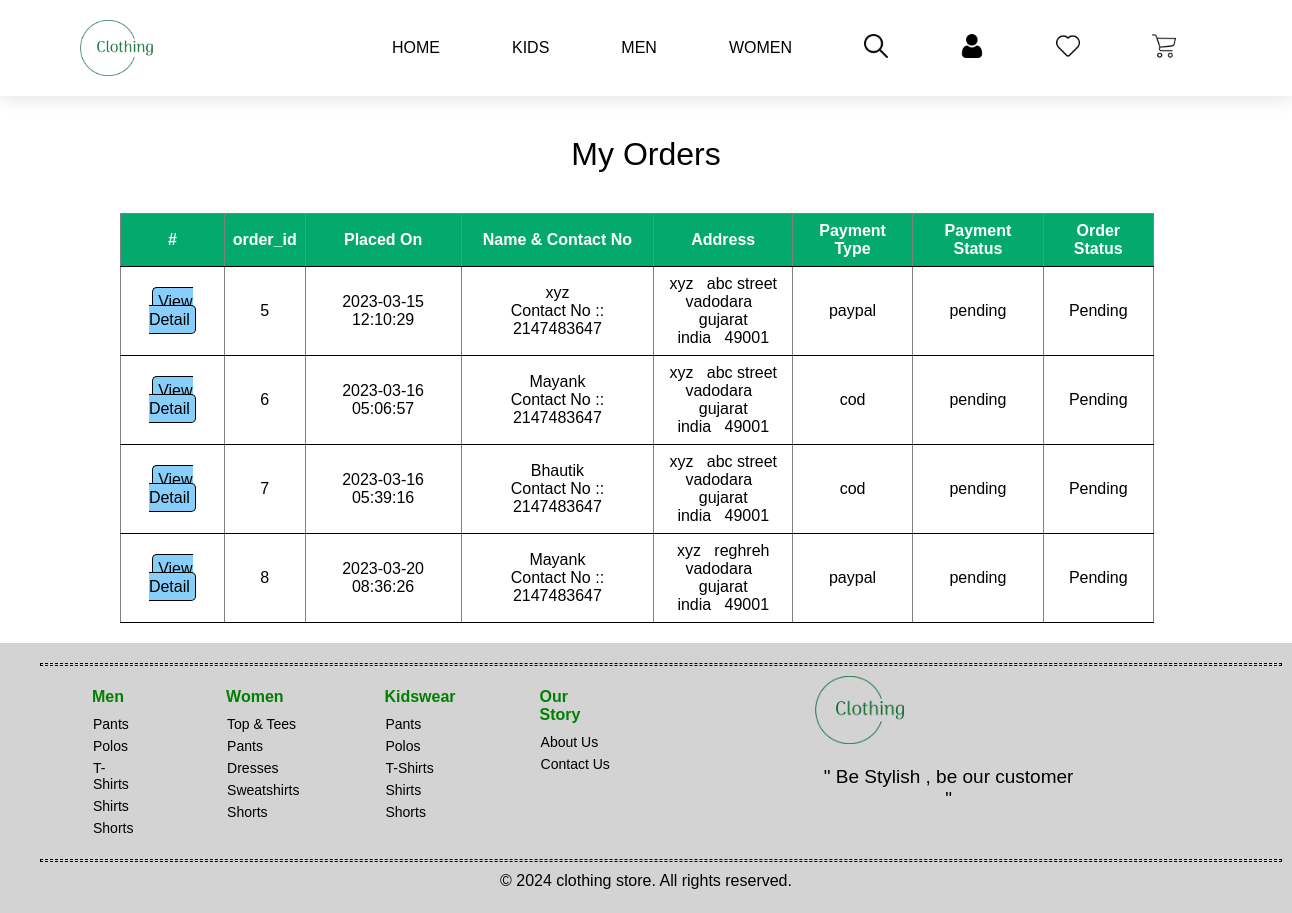
Page /order.php (signed in) on the committed database.
### tables this page shows
CREATE TABLE `category` (
  `cat_id` int(11) NOT NULL,
  `cat_name` varchar(44) NOT NULL,
  `status` tinyint(4) NOT NULL
);

CREATE TABLE `ordered` (
  `id` int(11) NOT NULL,
  `user_id` int(11) NOT NULL,
  `name` varchar(30) NOT NULL,
  `number` int(10) NOT NULL,
  `email` varchar(30) NOT NULL,
  `flat` varchar(50) NOT NULL,
  `street` varchar(50) NOT NULL,
  `city` varchar(40) NOT NULL,
  `state` varchar(40) NOT NULL,
  `country` varchar(50) NOT NULL,
  `pincode` int(10) NOT NULL,
  `payment_type` varchar(30) NOT NULL,
  `total_price` float NOT NULL,
  `payment_status` varchar(20) NOT NULL,
  `order_status` int(11) NOT NULL,
  `added_on` datetime NOT NULL
);

CREATE TABLE `order_status` (
  `id` int(11) NOT NULL,
  `name` varchar(50) NOT NULL
);

### order.php (the view, shortened to what this page needs)
<?php
include('header.php');
?>
<!DOCTYPE html>
<html lang="en">
<head>
</head>
<body>
<p class="main-title">My Orders</p>
<?php
$select_orders=mysqli_query($con,"select ordered.*,order_status.name as order_status_str from ordered,order_status where ordered.user_id='$user_id' and order_status.id=ordered.order_status") or die('query 1Failed');
if(mysqli_num_rows($select_orders)>0){
    ?>
    <table border="1">
        <tr>
            <th>#</th>
            <th>order_id</th>
            <th>Placed On</th>
            <th>Name & Contact No</th>
            <th>Address</th>
            <th>Payment Type</th>
            <th>Payment Status</th>
            <th>Order Status</th>
</tr>
    <?php
    while($fetch_orders=mysqli_fetch_assoc($select_orders)){
        ?>
        <form method="post" action="order_detail.php">
        <tr>
              <td><a href="order_detail.php?id=<?php echo $fetch_orders['id'] ;?>" class="view">View Detail</a></td>
              <td><?php echo $fetch_orders['id'] ;?></td>
              <td><?php echo $fetch_orders['added_on'] ;?></td>
              <td><?php echo $fetch_orders['name']; ?> <br> Contact No :: <?php echo $fetch_orders['number']; ?></td>
              <td><?php echo $fetch_orders['flat']; ?> &nbsp; <?php echo $fetch_orders['street']; ?><br>
              <?php echo $fetch_orders['city']; ?>  &nbsp; <?php echo $fetch_orders['state']; ?><br>
              <?php echo $fetch_orders['country']; ?> &nbsp; <?php echo $fetch_orders['pincode']; ?></td>
              <td><?php echo $fetch_orders['payment_type']; ?></td>
              <td><?php echo $fetch_orders['payment_status']; ?></td>
              <td><?php echo $fetch_orders['order_status_str']; ?></td>
        </tr>
        </form>
        <?php
}
?>
</table>
<?php
}else{
    echo '<p class="main-title">No Order Places yet</p>';
}
?>
</body>
</html>
<?php
    include ("footer.php");
    ?>

### header.php (shortened to what this page needs)
<?php
require('./includes/config.php');
if(isset($_SESSION['USER_LOGIN']) &&  $_SESSION['USER_LOGIN']!=''){
    $user_id = $_SESSION['USERID'];
}else{
    header('location:login.php');
    die();
}
$cat_res=mysqli_query($con,"select * from category where status=1 order by cat_name asc");
$cat_arr=array();
while($row=mysqli_fetch_assoc($cat_res)){
    $cat_arr[]=$row;
}
?>
<!DOCTYPE html>
<html lang="en">
<head>
    <link rel="stylesheet" href="style.css">
</head>
<body>
    <header>
        <img src="./images/nav-logo/download-logo.webp" width="90px">
        <ul class="navbar">
            <li><a href="home.php">HOME</a></li>
            <?php
            foreach($cat_arr as $list){
                ?>
                <li>
                    <div class="dropdown">
                      <a href="category.php?cat_id=<?php echo $list['cat_id']?>"><?php echo $list['cat_name']?></a>
                           </div>
                </li>
                <?php
            }
            ?>
            <li>
                <div class="dropdown">
                <a><img src="./images/nav-logo/loupe.png"></a>
                </div>
            </li>
            <li>
                <div class="dropdown">
                <a><img src="./images/nav-logo/user.png"></a>
                </div>
            </li>
            <li><a href="wishlist.php"><img src="./images/nav-logo/favourite.png"></a></li>
            <li><a href="cart.php"><img src="./images/nav-logo/shopping-cart.png"></a></li>
        </ul>
    </header>

### style.css (style rules this page uses)
* { margin: 0; padding: 0; }
body { width: 100%; }
header { display: flex; align-items: center; justify-content: space-between; padding: 20px 80px; overflow: hidden; background-color:white; box-shadow: 0 5px 15px rgba(0,0,0, 0.09); top: 0; left: 0; z-index:2; }
.navbar img { width: 24px; cursor: pointer; }
.navbar { display: flex; align-items: center; justify-content: space-between; }
.navbar li { list-style-type: none; padding: 0px 36px; }
.navbar li a { text-decoration: none; font-size: 16px; font-family: 'Gill Sans', 'Gill Sans MT', Calibri, 'Trebuchet MS', sans-serif; font-weight: 400; color:black; transition: 0.3s ease; cursor: pointer; }
.dropdown { cursor: pointer; }
.main-title { text-align: center; font-size: 32px; font-family: 'Gill Sans', 'Gill Sans MT', Calibri, 'Trebuchet MS', sans-serif; padding: 10px; margin:30px 80px; }

### order.php (style rules this page uses)
table { border-collapse:collapse; width:80%; margin:20px 120px; font-family: 'Gill Sans', 'Gill Sans MT', Calibri, 'Trebuchet MS', sans-serif; font-size:16px; }
table th,td { padding: 8px; text-align:center; border-bottom:1px solid black; }
th { background-color:#04AA6D; color:white; }
a { text-decoration:none; color:black; font-family: 'Gill Sans', 'Gill Sans MT', Calibri, 'Trebuchet MS', sans-serif; }
.view { border:1px solid black; background-color:lightskyblue; padding:5px; border-radius:5px; font-family: 'Gill Sans', 'Gill Sans MT', Calibri, 'Trebuchet MS', sans-serif; font-size:16px; }

### rows in the picture
category: cat_name "KIDS"
category: cat_name "MEN"
category: cat_name "WOMEN"
ordered: id "5", added_on "2023-03-15 12:10:29", name "xyz", number "2147483647", flat "xyz", street "abc street", city "vadodara", state "gujarat", country "india", pincode "49001", payment_type "paypal", payment_status "pending", order_status.name "Pending"
ordered: id "6", added_on "2023-03-16 05:06:57", name "Mayank", number "2147483647", flat "xyz", street "abc street", city "vadodara", state "gujarat", country "india", pincode "49001", payment_type "cod", payment_status "pending", order_status.name "Pending"
ordered: id "7", added_on "2023-03-16 05:39:16", name "Bhautik", number "2147483647", flat "xyz", street "abc street", city "vadodara", state "gujarat", country "india", pincode "49001", payment_type "cod", payment_status "pending", order_status.name "Pending"
ordered: id "8", added_on "2023-03-20 08:36:26", name "Mayank", number "2147483647", flat "xyz", street "reghreh", city "vadodara", state "gujarat", country "india", pincode "49001", payment_type "paypal", payment_status "pending", order_status.name "Pending"
